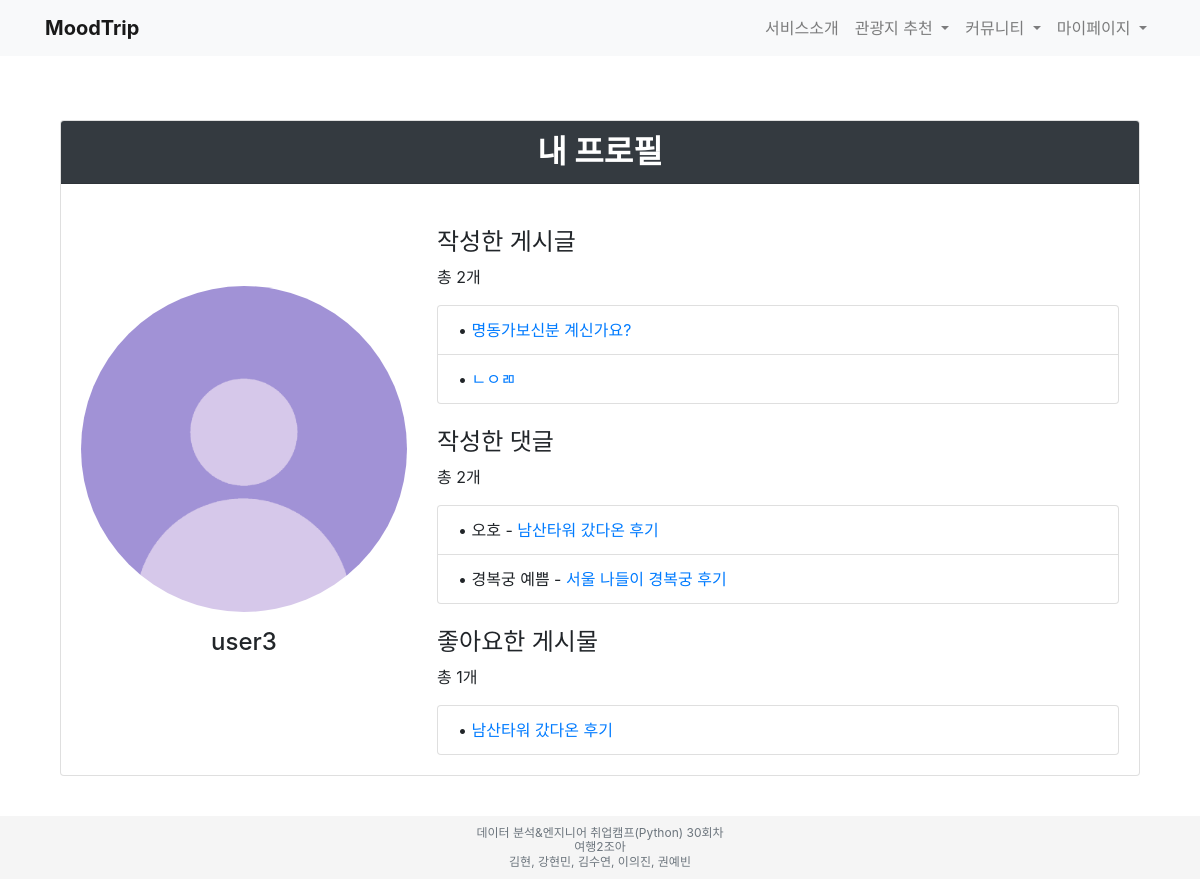
Page /community/my_profile/ (signed in) on the committed database.
### Moodmatcher/models.py (models this page shows, shortened)
class Post(models.Model):
    title = models.CharField(max_length=200)
    content = models.TextField()
    author = models.ForeignKey(User, on_delete=models.CASCADE)
    created_at = models.DateTimeField(auto_now_add=True)
    updated_at = models.DateTimeField(auto_now=True)
    modified_at = models.DateTimeField(auto_now=True)
    views = models.PositiveIntegerField(default=0)
    category = models.CharField(max_length=20, default='community')  # 또는 'customer-service'로 설정
    likes = models.ManyToManyField(User, related_name='liked_posts')  # 여기서 related_name을 업데이트하세요
    new_likes = models.IntegerField(default=0)

class Comment(models.Model):
    post = models.ForeignKey(Post, related_name='comments', on_delete=models.CASCADE)
    content = models.TextField()
    author = models.ForeignKey(User, on_delete=models.CASCADE)
    created_at = models.DateTimeField(auto_now_add=True)
    updated_at = models.DateTimeField(auto_now=True)

### Moodmatcher/views.py (the view)
# urls.py: path('my_profile/', my_profile, name='my_profile'),
@login_required
def my_profile(request):
    user = request.user
    comments = Comment.objects.filter(author=user)
    posts = Post.objects.filter(author=user)
    liked_posts = request.user.liked_posts.all()
    all_posts = Post.objects.all()
    liked_post_objects = Post.objects.filter(id__in=liked_posts)
    try:
        profile = Profile.objects.get(user=user)
    except Profile.DoesNotExist:
        profile = None
    context = {
        'user': user,
        'profile': profile,
        'comments': comments,
        'posts': posts,
        'liked_posts': liked_post_objects,  # 여기에 좋아요한 게시물 포함
    }
    return render(request, 'Moodmatcher/my_profile.html', context)

### Moodmatcher/templates/Moodmatcher/my_profile.html
{% extends 'base.html' %}
{% load static %}
{% block content %}
    <div class="container mt-5">
        <div class="card mb-4">
            <div class="card-header bg-dark text-white">
                <h2 class="text-center font-weight-bold mb-0">내 프로필</h2>
            </div>
            <div class="card-body">
                <div class="row">
                    <div class="col-md-4 d-flex flex-column align-items-center justify-content-center">
                        <div class="profile-image-container text-center mb-3">
                            {% if profile.profile_picture %}
                                <img src="{{ profile.profile_picture.url }}" alt="{{ user.username }}'s profile picture" class="img-fluid rounded-circle">
                            {% else %}
                                <img src="{% static 'images/profile.png' %}" alt="profile picture" class="img-fluid rounded-circle">
                            {% endif %}
                        </div>
                        <h4 class="text-center mb-3"> {{ user.username }}</h4>
                    </div>
                    <div class="col-md-8">
                        <div class="mt-4">
                            <h4>작성한 게시글</h4>
                            <p>총 {{ posts.count }}개</p>
                            <ul class="list-group">
                                {% for post in posts %}
                                    <li class="list-group-item">
                                        &bull; <a href="{% url 'post_detail' category=post.category post_id=post.id %}">{{ post.title }}</a>
                                    </li>
                                {% endfor %}
                            </ul>
                        </div>
                        <div class="mt-4">
                            <h4>작성한 댓글</h4>
                            <p>총 {{ comments.count }}개</p>
                            <ul class="list-group">
                                {% for comment in comments %}
                                    <li class="list-group-item">
                                        &bull; {{ comment.content }} - <a href="{% url 'post_detail' category=comment.post.category post_id=comment.post.id %}">{{ comment.post.title }}</a>
                                    </li>
                                {% endfor %}
                            </ul>
                        </div>
                        <div class="mt-4">
                            <h4>좋아요한 게시물</h4>
                            <p>총 {{ liked_posts.count }}개</p>
                            <ul class="list-group">
                                {% for liked_post in liked_posts %}
                                    <li class="list-group-item">
                                        &bull; <a href="{% url 'post_detail' category=liked_post.category post_id=liked_post.id %}">{{ liked_post.title }}</a>
                                    </li>
                                {% endfor %}
                            </ul>
                        </div>
                    </div>
                </div>
            </div>
        </div>
    </div>
{% endblock %}

### rows in the picture
Post: title "명동가보신분 계신가요?"
Post: title "ㄴㅇㄻ"
Comment: content "오호", post "남산타워 갔다온 후기"
Comment: content "경복궁 예쁨", post "서울 나들이 경복궁 후기"
Post: title "남산타워 갔다온 후기"

### other values in the picture
{{ user.username }} "user3"
{{ posts.count }} "2"
{{ comments.count }} "2"
{{ liked_posts.count }} "1"
